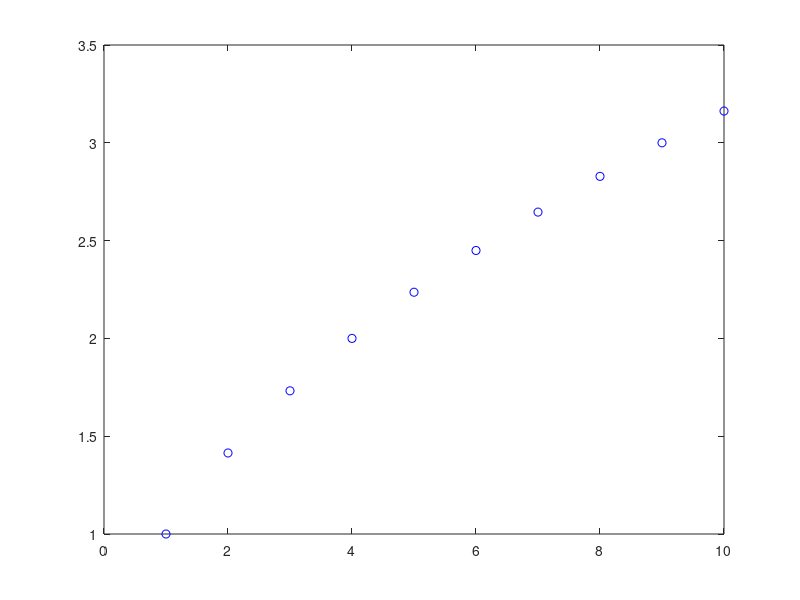

Write the MATLAB code that produced this figure.
% Added comment symbols from MATLAB Editor
% Another new text bullshit
% Save binary file into local dir. 
% See if you can read it after commit.
% 
% Script to to something
x = 1:10;
y = sqrt(x);

% Added more shit
plot(x,y,'bo')

% Save a .mat file
save('binary_file.mat','y')